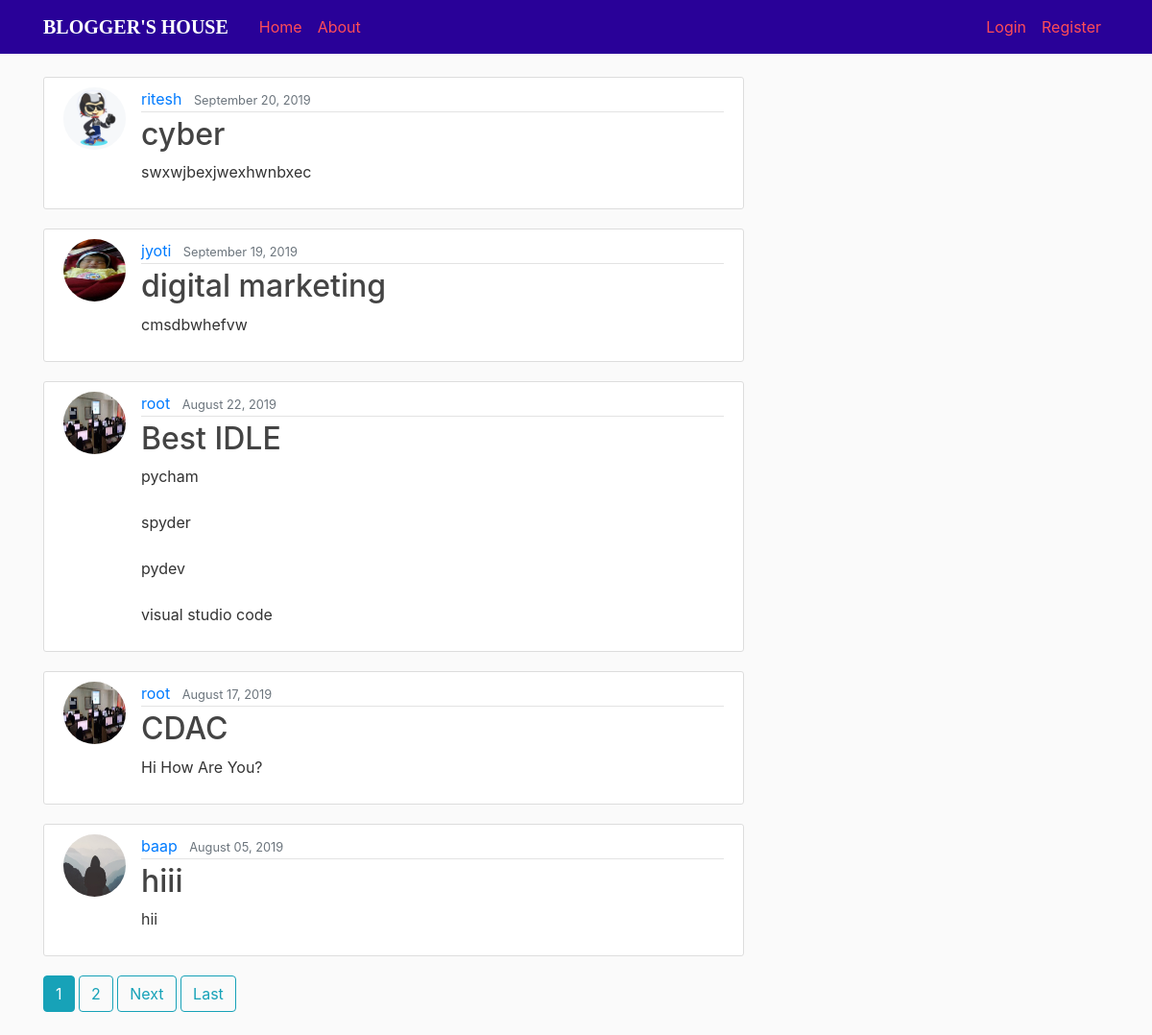
The page / on the database its author committed.
### blog/models.py (models this page shows, shortened)
class Post(models.Model):
    title = models.CharField(max_length=100)
    content = models.TextField()
    date_posted = models.DateTimeField(default=timezone.now)
    author = models.ForeignKey(User, on_delete=models.CASCADE)

### users/models.py (models this page shows, shortened)
class Profile(models.Model):
    user = models.OneToOneField(User, on_delete=models.CASCADE)
    image = models.ImageField(default='default.jpg', upload_to='profile_pics')

### blog/views.py (the view)
# urls.py: path('', PostListView.as_view(), name='blog-home'),
class PostListView(ListView):
    model = Post
    template_name = 'blog/home.html'  # <app>/<model>_<viewtype>.html
    context_object_name = 'posts'
    ordering = ['-date_posted']
    paginate_by = 5

### blog/templates/blog/home.html (shortened to what this page needs)
{% extends "blog/base.html" %}
{% block content %}
    {% for post in posts %}
        <article class="media content-section">
          <img class="rounded-circle article-img" src="{{ post.author.profile.image.url }}">
          <div class="media-body">
            <div class="article-metadata">
              <a class="mr-2" href="{% url 'user-posts' post.author.username %}">{{ post.author }}</a>
              <small class="text-muted">{{ post.date_posted|date:"F d, Y" }}</small>
            </div>
            <h2><a class="article-title" href="{% url 'post-detail' post.id %}">{{ post.title }}</a></h2>
            <p class="article-content">{{ post.content }}</p>
          </div>
        </article>
    {% endfor %}
    {% if is_paginated %}
      {% for num in page_obj.paginator.page_range %}
        {% if page_obj.number == num %}
          <a class="btn btn-info mb-4" href="?page={{ num }}">{{ num }}</a>
        {% elif num > page_obj.number|add:'-3' and num < page_obj.number|add:'3' %}
          <a class="btn btn-outline-info mb-4" href="?page={{ num }}">{{ num }}</a>
        {% endif %}
      {% endfor %}
      {% if page_obj.has_next %}
        <a class="btn btn-outline-info mb-4" href="?page={{ page_obj.next_page_number }}">Next</a>
        <a class="btn btn-outline-info mb-4" href="?page={{ page_obj.paginator.num_pages }}">Last</a>
      {% endif %}
    {% endif %}
{% endblock content %}

### blog/static/blog/main.css (style rules this page uses)
body { background: #fafafa; color: #333333; margin-top: 5rem; }
h1, h2, h3, h4, h5, h6 { color: #444444; }
.content-section { background: #ffffff; padding: 10px 20px; border: 1px solid #dddddd; border-radius: 3px; margin-bottom: 20px; }
.article-title { color: #444444; }
.article-content { white-space: pre-line; }
.article-img { height: 65px; width: 65px; margin-right: 16px; }
.article-metadata { padding-bottom: 1px; margin-bottom: 4px; border-bottom: 1px solid #e3e3e3 }

### rows shown on the page
Post: author.profile.image (picture), author "ritesh", date_posted "September 20, 2019", title "cyber", content "swxwjbexjwexhwnbxec"
Post: author.profile.image (picture), author "jyoti", date_posted "September 19, 2019", title "digital marketing", content "cmsdbwhefvw"
Post: author.profile.image (picture), author "root", date_posted "August 22, 2019", title "Best IDLE", content "pycham spyder pydev visual studio code"
Post: author.profile.image (picture), author "root", date_posted "August 17, 2019", title "CDAC", content "Hi How Are You?"
Post: author.profile.image (placeholder picture), author "baap", date_posted "August 05, 2019", title "hiii", content "hii"

### other values the page prints
{{ num }} "1"
{{ num }} "2"
